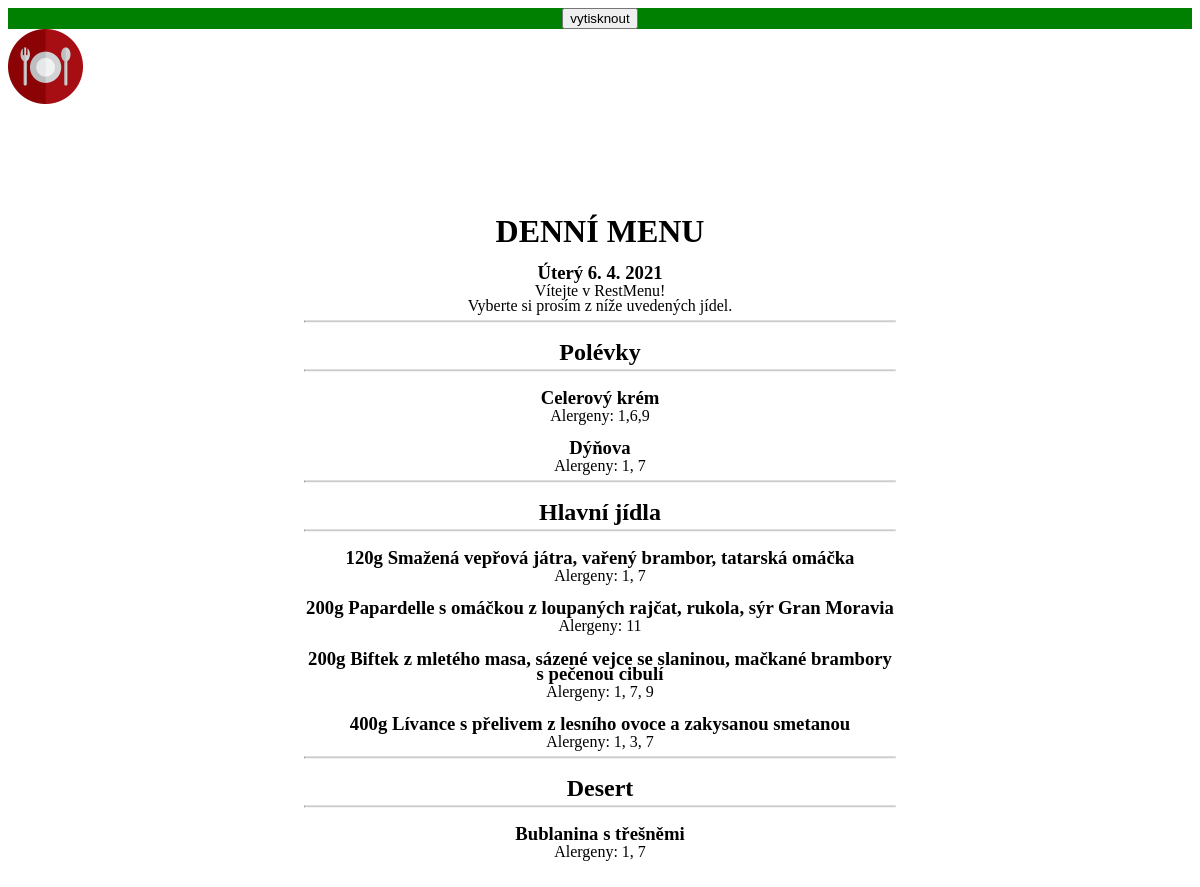
Before: /print_menu/ (signed in) with the older database file.
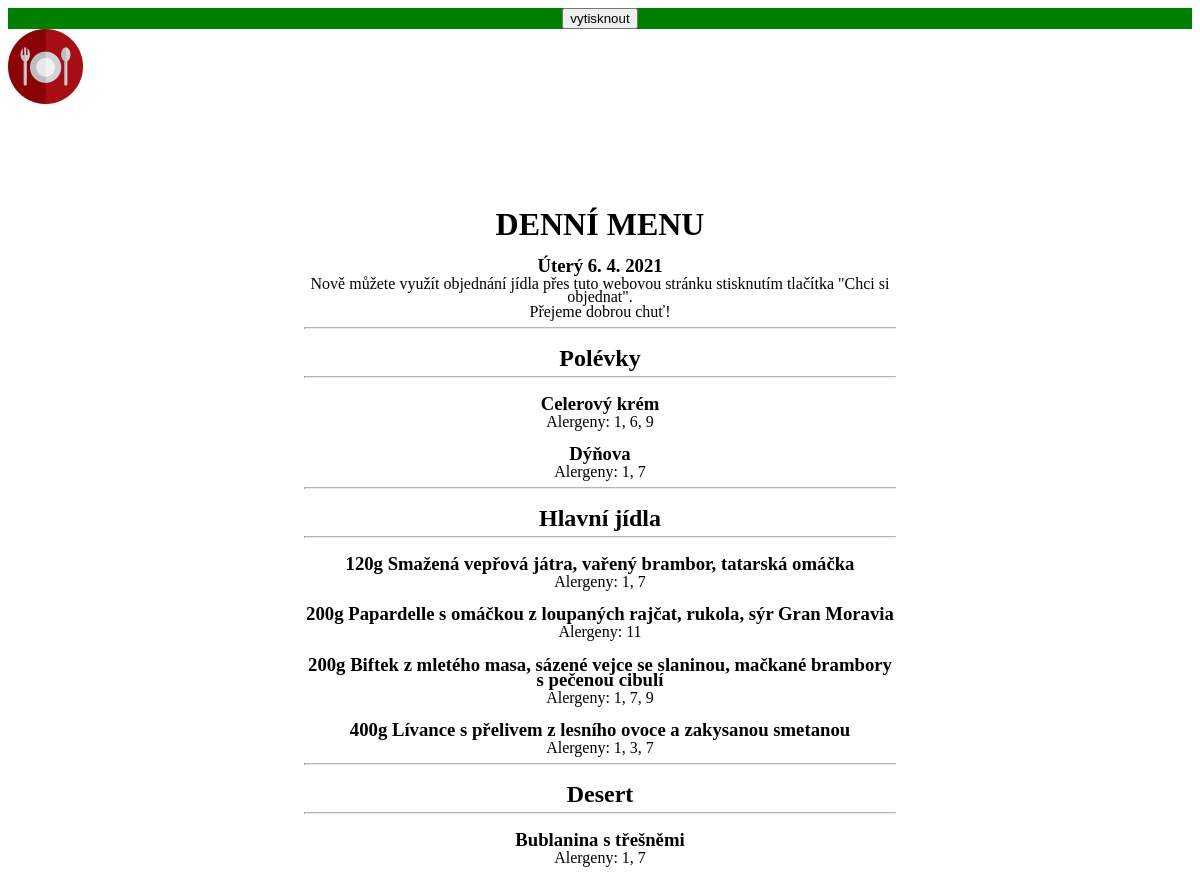
After: the same page with the newer database file.
### accounts/models.py (models this page shows)
class Menu(models.Model):
    supper1 = models.ForeignKey(
        Supper, related_name='supper1', null=True, on_delete=models.SET_NULL
    )
    supper1_portions = models.PositiveIntegerField(null=True)
    supper2 = models.ForeignKey(
        Supper, related_name='supper2', null=True, on_delete=models.SET_NULL
    )
    supper2_portions = models.PositiveIntegerField(null=True)
    meal1 = models.ForeignKey(
        Meal, related_name='meal1', null=True, on_delete=models.SET_NULL
    )
    meal1_portions = models.PositiveIntegerField(null=True)
    meal2 = models.ForeignKey(
        Meal, related_name='meal2', null=True, on_delete=models.SET_NULL
    )
    meal2_portions = models.PositiveIntegerField(null=True)
    meal3 = models.ForeignKey(
        Meal, related_name='meal3', null=True, on_delete=models.SET_NULL
    )
    meal3_portions = models.PositiveIntegerField(null=True)
    meal4 = models.ForeignKey(
        Meal, related_name='meal4', null=True, on_delete=models.SET_NULL
    )
    meal4_portions = models.PositiveIntegerField(null=True)
    desert = models.ForeignKey(Desert, null=True, on_delete=models.SET_NULL)
    day = models.CharField(max_length=1000, null=True, default='')
    info = models.TextField(max_length=2000, blank=True)

class Supper(models.Model):
    name = models.CharField(max_length=200, null=True)
    alergens = models.CharField(max_length=200, null=True)
    price = models.PositiveIntegerField(null=True, default=25)
    def __str__(self):
        return self.name

class Meal(models.Model):
    portion = models.IntegerField(null=True)
    name = models.CharField(max_length=200, null=True)
    alergens = models.CharField(max_length=200, null=True)
    price = models.PositiveIntegerField(null=True, default=110)
    def __str__(self):
        return self.name

class Desert(models.Model):
    name = models.CharField(max_length=200, null=True)
    alergens = models.CharField(max_length=200, null=True)
    def __str__(self):
        return self.name

### accounts/views.py (the view)
# urls.py: path('print_menu/', views.printMenu, name='print_menu'),
@login_required(login_url='login')
def printMenu(request):
    menu = Menu.objects.last()
    context = {'menu': menu}
    return render(request, 'accounts/print_menu.html', context)

### accounts/templates/accounts/print_menu.html (shortened to what this page needs)
{% load static %}
<head>
</head>
<body>
  <div class="print-button">
    <input type="button" onclick="printDiv('printableArea')" value="vytisknout" />
  </div>
  <div class="hero-image" id="printableArea">
    <a class="navbar-brand" href="{% url 'home' %}">
      <img src="{% static 'images/logo.png' %}" class="logo">
    </a>
    <div class="hero-text">
      <h1>DENNÍ MENU</h1>
      <h3>{{menu.day}}</h3>
      <p>{{menu.info|linebreaks}}</p>
      <hr>
      <h2 class="text-center">Polévky</h2>
      <hr>
      <h3>{{menu.supper1}}</h3>
      <p>Alergeny: {{menu.supper1.alergens}}</p>
      <h3>{{menu.supper2}}</h3>
      <p>Alergeny: {{menu.supper2.alergens}}</p>
      <hr>
      <h2>Hlavní jídla</h2>
      <hr>
      <h3>{{menu.meal1.portion}}g {{menu.meal1}} </h3>
      <p>Alergeny: {{menu.meal1.alergens}}</p>
      <h3>{{menu.meal2.portion}}g {{menu.meal2}} </h3>
      <p>Alergeny: {{menu.meal2.alergens}}</p>
      <h3>{{menu.meal3.portion}}g {{menu.meal3}} </h3>
      <p>Alergeny: {{menu.meal3.alergens}}</p>
      <h3>{{menu.meal4.portion}}g {{menu.meal4}} </h3>
      <p>Alergeny: {{menu.meal4.alergens}}</p>
      <hr>
      <h2>Desert</h2>
      <hr>
      <h3>{{menu.desert}}</h3>
      <p>Alergeny: {{menu.desert.alergens}}</p>
    </div>
  </div>
</body>

Changed rows visible on the page:
changed Menu "Celerový krém": info "Vítejte v RestMenu! Vyberte si prosím z níže uvedených jídel." → "Nově můžete využít objednání jídla přes tuto webovou stránku stisknutím tlačítka \"Chci si objednat\". Přejeme dobrou chuť!"; supper1.alergens "1,6,9" → "1, 6, 9"
